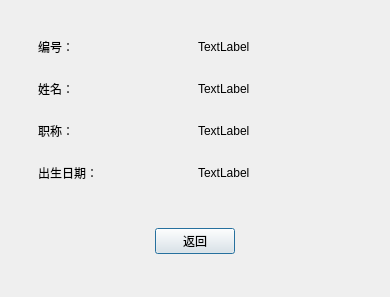
<?xml version="1.0" encoding="UTF-8"?>
<ui version="4.0">
 <class>AboutDialog</class>
 <widget class="QDialog" name="AboutDialog">
  <property name="geometry">
   <rect>
    <x>0</x>
    <y>0</y>
    <width>390</width>
    <height>297</height>
   </rect>
  </property>
  <property name="windowTitle">
   <string>Dialog</string>
  </property>
  <layout class="QGridLayout" name="gridLayout">
   <item row="0" column="0">
    <widget class="QStackedWidget" name="stackedWidget">
     <property name="currentIndex">
      <number>0</number>
     </property>
     <widget class="QWidget" name="page_3">
      <layout class="QGridLayout" name="gridLayout_2">
       <item row="0" column="0">
        <widget class="QWidget" name="widget_5" native="true">
         <layout class="QVBoxLayout" name="verticalLayout">
          <item>
           <widget class="QWidget" name="widget" native="true">
            <layout class="QHBoxLayout" name="horizontalLayout">
             <item>
              <widget class="QLabel" name="label_1">
               <property name="text">
                <string>编号：</string>
               </property>
              </widget>
             </item>
             <item>
              <spacer name="horizontalSpacer_3">
               <property name="orientation">
                <enum>Qt::Horizontal</enum>
               </property>
               <property name="sizeType">
                <enum>QSizePolicy::Fixed</enum>
               </property>
               <property name="sizeHint" stdset="0">
                <size>
                 <width>0</width>
                 <height>0</height>
                </size>
               </property>
              </spacer>
             </item>
             <item>
              <widget class="QLabel" name="count_label">
               <property name="text">
                <string>TextLabel</string>
               </property>
              </widget>
             </item>
            </layout>
           </widget>
          </item>
          <item>
           <widget class="QWidget" name="widget_2" native="true">
            <layout class="QHBoxLayout" name="horizontalLayout_2">
             <item>
              <widget class="QLabel" name="label_2">
               <property name="text">
                <string>姓名：</string>
               </property>
              </widget>
             </item>
             <item>
              <spacer name="horizontalSpacer_6">
               <property name="orientation">
                <enum>Qt::Horizontal</enum>
               </property>
               <property name="sizeType">
                <enum>QSizePolicy::Fixed</enum>
               </property>
               <property name="sizeHint" stdset="0">
                <size>
                 <width>0</width>
                 <height>0</height>
                </size>
               </property>
              </spacer>
             </item>
             <item>
              <widget class="QLabel" name="name_label">
               <property name="text">
                <string>TextLabel</string>
               </property>
              </widget>
             </item>
            </layout>
           </widget>
          </item>
          <item>
           <widget class="QWidget" name="widget_3" native="true">
            <layout class="QHBoxLayout" name="horizontalLayout_3">
             <item>
              <widget class="QLabel" name="label_3">
               <property name="text">
                <string>职称：</string>
               </property>
              </widget>
             </item>
             <item>
              <spacer name="horizontalSpacer_9">
               <property name="orientation">
                <enum>Qt::Horizontal</enum>
               </property>
               <property name="sizeType">
                <enum>QSizePolicy::Fixed</enum>
               </property>
               <property name="sizeHint" stdset="0">
                <size>
                 <width>0</width>
                 <height>0</height>
                </size>
               </property>
              </spacer>
             </item>
             <item>
              <widget class="QLabel" name="position_label">
               <property name="text">
                <string>TextLabel</string>
               </property>
              </widget>
             </item>
            </layout>
           </widget>
          </item>
          <item>
           <widget class="QWidget" name="widget_4" native="true">
            <layout class="QHBoxLayout" name="horizontalLayout_4">
             <item>
              <widget class="QLabel" name="label_4">
               <property name="text">
                <string>出生日期：</string>
               </property>
              </widget>
             </item>
             <item>
              <spacer name="horizontalSpacer_12">
               <property name="orientation">
                <enum>Qt::Horizontal</enum>
               </property>
               <property name="sizeType">
                <enum>QSizePolicy::Fixed</enum>
               </property>
               <property name="sizeHint" stdset="0">
                <size>
                 <width>0</width>
                 <height>0</height>
                </size>
               </property>
              </spacer>
             </item>
             <item>
              <widget class="QLabel" name="birth_label">
               <property name="text">
                <string>TextLabel</string>
               </property>
              </widget>
             </item>
            </layout>
           </widget>
          </item>
         </layout>
        </widget>
       </item>
       <item row="1" column="0">
        <widget class="QWidget" name="widget_7" native="true">
         <layout class="QHBoxLayout" name="horizontalLayout_6">
          <item>
           <spacer name="horizontalSpacer_4">
            <property name="orientation">
             <enum>Qt::Horizontal</enum>
            </property>
            <property name="sizeHint" stdset="0">
             <size>
              <width>126</width>
              <height>20</height>
             </size>
            </property>
           </spacer>
          </item>
          <item>
           <widget class="QPushButton" name="Ok_pushButton">
            <property name="text">
             <string>返回</string>
            </property>
           </widget>
          </item>
          <item>
           <spacer name="horizontalSpacer_5">
            <property name="orientation">
             <enum>Qt::Horizontal</enum>
            </property>
            <property name="sizeHint" stdset="0">
             <size>
              <width>125</width>
              <height>20</height>
             </size>
            </property>
           </spacer>
          </item>
         </layout>
        </widget>
       </item>
      </layout>
     </widget>
     <widget class="QWidget" name="page_4">
      <layout class="QGridLayout" name="gridLayout_4">
       <item row="0" column="0">
        <widget class="QWidget" name="widget_6" native="true">
         <layout class="QGridLayout" name="gridLayout_3">
          <item row="1" column="2">
           <spacer name="horizontalSpacer_2">
            <property name="orientation">
             <enum>Qt::Horizontal</enum>
            </property>
            <property name="sizeHint" stdset="0">
             <size>
              <width>40</width>
              <height>20</height>
             </size>
            </property>
           </spacer>
          </item>
          <item row="1" column="1">
           <widget class="QLabel" name="label">
            <property name="text">
             <string>暂无信息!</string>
            </property>
           </widget>
          </item>
          <item row="1" column="0">
           <spacer name="horizontalSpacer">
            <property name="orientation">
             <enum>Qt::Horizontal</enum>
            </property>
            <property name="sizeHint" stdset="0">
             <size>
              <width>40</width>
              <height>20</height>
             </size>
            </property>
           </spacer>
          </item>
          <item row="0" column="1">
           <spacer name="verticalSpacer">
            <property name="orientation">
             <enum>Qt::Vertical</enum>
            </property>
            <property name="sizeHint" stdset="0">
             <size>
              <width>20</width>
              <height>40</height>
             </size>
            </property>
           </spacer>
          </item>
          <item row="2" column="1">
           <spacer name="verticalSpacer_2">
            <property name="orientation">
             <enum>Qt::Vertical</enum>
            </property>
            <property name="sizeHint" stdset="0">
             <size>
              <width>20</width>
              <height>40</height>
             </size>
            </property>
           </spacer>
          </item>
         </layout>
        </widget>
       </item>
      </layout>
     </widget>
    </widget>
   </item>
  </layout>
 </widget>
 <resources/>
 <connections/>
</ui>
